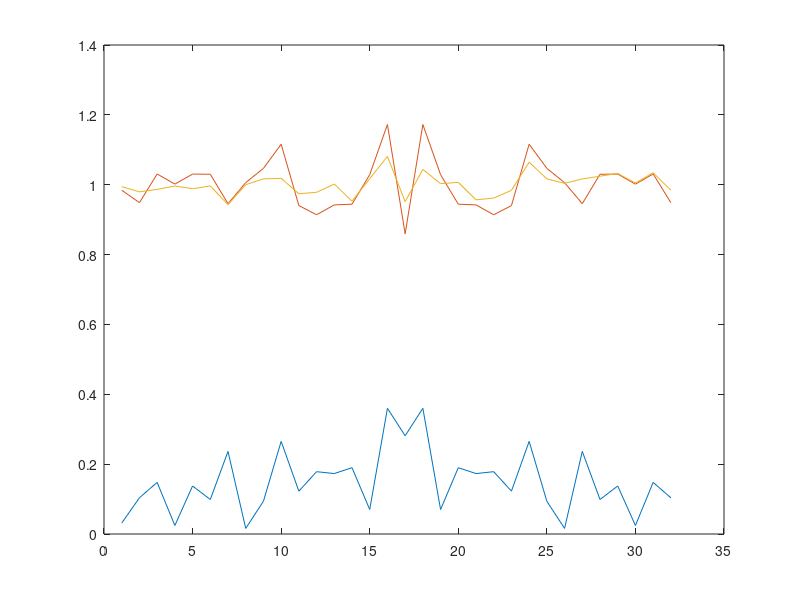

Here is the MATLAB script that generated this plot:
clc
clear all
close all

nfft = 32



;  % amount of subcarriers  
p = 1; % energy
%------------------2M  dac_rate bit_1_high=50 samples 40kHz_BLF FM0 _code
%------------------4M  dac_rate bit_1_high=100 samples
%------------------5M  dac_rate bit_1_high=125 samples
%------------------8M  dac_rate bit_1_high=200 samples
%------------------10M dac_rate bit_1_high=250 samples
%------------------20M dac_rate bit_1_high=500 samples
DC = nfft/2+1;  % nfft is the even number  
KnwSeq = randi([0,1],nfft,1); 
n = find(KnwSeq==0); % BPSK
KnwSeq(n) = -1;
KnwSeq(DC) = 0; % abandon DC carrier

knwSeq_ifft = ifft(ifftshift(KnwSeq));
figure,plot(abs(knwSeq_ifft));
cw_ofdm = knwSeq_ifft* p;
cw_ofdm1 = knwSeq_ifft*0.5 +1;
cw_ofdm2 = knwSeq_ifft*0.25 + complex(sqrt(2)/2,(sqrt(2)/2));
hold on,plot(abs(cw_ofdm1));
hold on,plot(abs(cw_ofdm2));
x = fftshift(fft(cw_ofdm));
x1 = fftshift(fft(cw_ofdm1));
x2 = fftshift(fft(cw_ofdm2));

% save 'Data/cw_ofdm_for_10M.mat' cw_ofdm;


